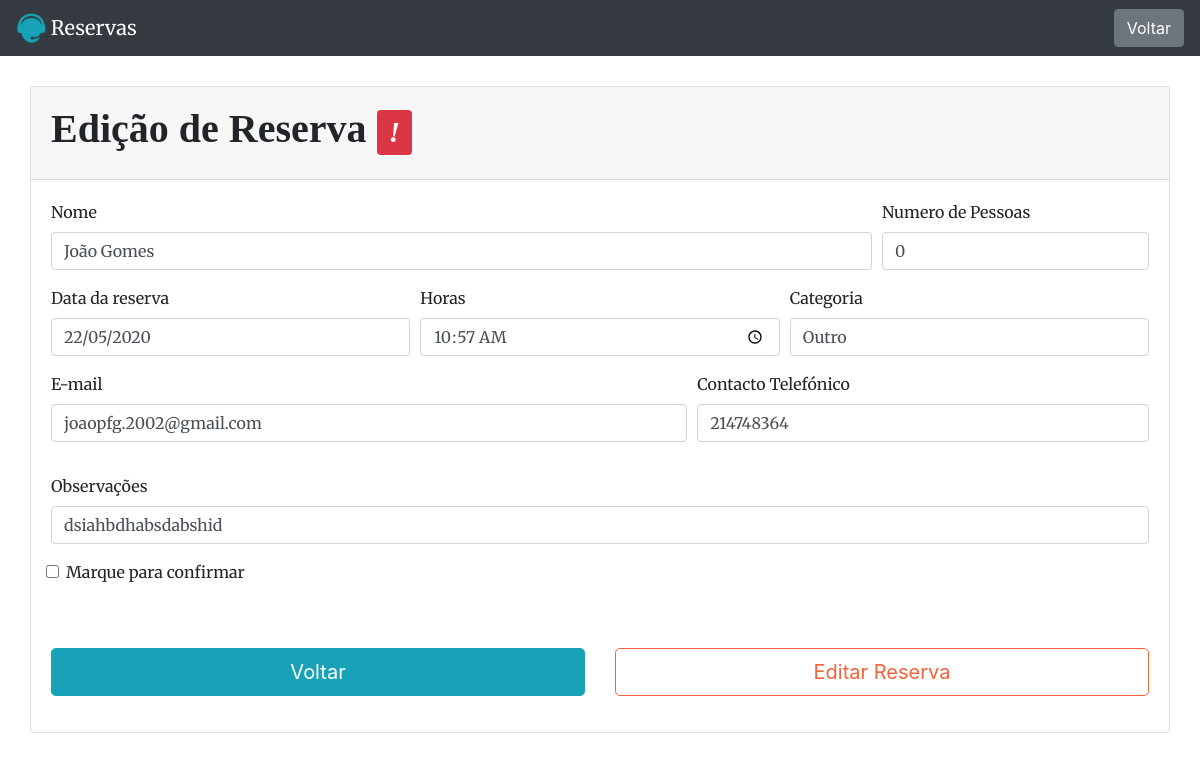
The page /reservar/editar_reserva.php?id=8 (signed in) on the database its author committed.
### tables this page shows
CREATE TABLE `reservas` (
  `id_reserva` int(11) NOT NULL,
  `id_client` int(11) NOT NULL,
  `client_name` varchar(50) NOT NULL,
  `number_pessoas` int(11) NOT NULL,
  `date_reserva` date NOT NULL,
  `time_reserva` time NOT NULL,
  `categoria` tinytext NOT NULL,
  `client_email` varchar(255) NOT NULL,
  `client_phone` varchar(9) NOT NULL,
  `observacoes` longtext NOT NULL,
  `created_at` timestamp NOT NULL DEFAULT current_timestamp(),
  `updated_at` timestamp NOT NULL DEFAULT current_timestamp() ON UPDATE current_timestamp(),
  `status` text NOT NULL DEFAULT 'pendente'
);

### reservar/editar_reserva.php (the view, shortened to what this page needs)
<?php
$id_reserva=$_GET['id'];
require '../includes/db.inc.php';
$sql = "SELECT id_reserva,id_client, client_name ,number_pessoas,DATE_FORMAT(date_reserva, '%d/%m/%Y') as date, DATE_FORMAT(time_reserva, '%H:%i') as time, categoria, client_email, client_phone, observacoes, created_at, updated_at FROM reservas WHERE  id_reserva = $id_reserva";
    $result = mysqli_query( $conn, $sql);
?>
<html>
  <head>
       <link href="https://cdnjs.cloudflare.com/ajax/libs/magnific-popup.js/1.1.0/magnific-popup.min.css" rel="stylesheet" />
       <link href="../assets/css/styles.css" rel="stylesheet" />
  </head>
  <body>
  <?php include_once "navbar.php" ?>
    <div class="container">
      <div class="row">
        <div class="card-abrir-chamado">
          <div class="card">
            <div class="card-header">
                    <h1>Edição de Reserva <span class="badge badge-danger">!</span></h1>
            </div>
            <div class="card-body">
              <div class="row">
                <div class="col">
                <?php foreach($result as $row) : ?>
                <form action="../includes/update_data_reserva.php?id=<?php echo $_SESSION['userId'] ?>" method="post">
                            <div class="form-row">
                                <div class="form-group col-md-9">
                                        <label for="nome">Nome</label>
                                        <input type="text" class="form-control" id="name" name="name" placeholder="Nome"  value="<?php echo $row['client_name']?>">
                                </div>
                                <div class="form-group col-md-3">
                                        <label for="nome">Numero de Pessoas</label>
                                        <input type="number" class="form-control" id="n_pessoas" name="n_pessoas" placeholder="Numero de Pessoas"  value="<?php echo $row['number_pessoas']?>">
                                </div>
                            </div>
                            <div class="form-row">
                                <div class="form-group col-md-4">
                                        <label for="email">Data da reserva</label>
                                        <input type="" class="form-control" id="data_reserva" name="data_reserva" placeholder="<?php echo $row['date']?>"  value="<?php echo $row['date']?>">
                                </div>
                                <div class="form-group col-md-4">
                                        <label for="email">Horas</label>
                                        <input type="time" class="form-control" id="time_reserva" name="time_reserva" placeholder=""  value="<?php echo $row['time']?>">
                                </div>
                                <div class="form-group col-md-4">
                                <label>Categoria</label>
                                                  <input type="text" name="categoria" class="form-control" value="<?php echo $row['categoria']?>">
                                </div>
                            </div>
                            <div class="form-row">
                              <div class="form-group col-md-7">
                                <label for="email">E-mail</label>
                                <input type="email" class="form-control" id="email" name="email" placeholder="E-mail de contacto"  value="<?php echo $row['client_email']?>">
                              </div>
                                  <div class="form-group col-md-5">
                                          <label for="nome">Contacto Telefónico</label>
                                          <input type="number" class="form-control" id="tele" name="tele" placeholder="Contacto telefónico"  value="<?php echo $row['client_phone']?>">
                                  </div>
                            </div>
                            <div class="form-row">
                                <div class="form-group col-md-12">
                                        <label for="salario">Observações</label>
                                        <input type="text" name="observacoes" class="form-control" rows="3" value="<?php echo $row['observacoes']?>"></textarea>
                                </div>
                                <div class="form-group form-check">
                                <input type="checkbox" class="form-check-input" name="confirmBox" id="confirmBox">
                                <label class="form-check-label" for="confirmBox">Marque para confirmar</label>
                              </div>
                            </div>
                            <div class="row mt-5">
                            <div class="col-6">
                            <a class="btn btn-lg btn-info btn-block" href="consultar_reservas.php">Voltar</a>
                            </div>
                            <div class="col-6">
                            <button class="btn btn-lg btn-outline-primary btn-block" name="edit-reserva-submit" type="submit">Editar Reserva</button>
                            </div>
                            </form>
                  <?php endforeach ?>
                </div>
              </div>
            </div>
          </div>
        </div>
    </div>
  </body>
</html>

### reservar/editar_reserva.php (style rules this page uses)
.card-abrir-chamado { padding: 30px 0 0 0; width: 100%; margin: 0 auto; }

### rows shown on the page
reservas: name "João Gomes", n_pessoas "0", data_reserva "22/05/2020", categoria "Outro", email "joaopfg.2002@gmail.com", tele "214748364", observacoes "dsiahbdhabsdabshid"
